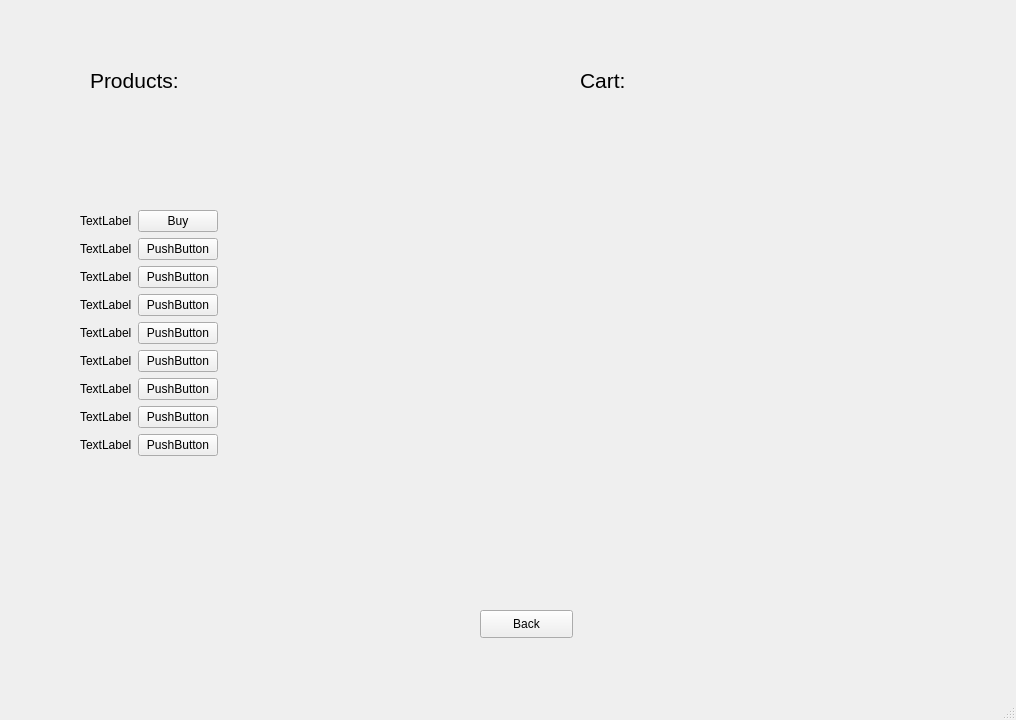
<?xml version="1.0" encoding="UTF-8"?>
<ui version="4.0">
 <class>categoryShopWindow</class>
 <widget class="QMainWindow" name="categoryShopWindow">
  <property name="geometry">
   <rect>
    <x>0</x>
    <y>0</y>
    <width>1016</width>
    <height>720</height>
   </rect>
  </property>
  <property name="windowTitle">
   <string>categoryShop</string>
  </property>
  <property name="autoFillBackground">
   <bool>false</bool>
  </property>
  <widget class="QWidget" name="centralwidget">
   <widget class="QWidget" name="verticalLayoutWidget">
    <property name="geometry">
     <rect>
      <x>80</x>
      <y>210</y>
      <width>159</width>
      <height>328</height>
     </rect>
    </property>
    <layout class="QVBoxLayout" name="verticalLayout">
     <property name="sizeConstraint">
      <enum>QLayout::SetFixedSize</enum>
     </property>
     <property name="bottomMargin">
      <number>0</number>
     </property>
     <item>
      <layout class="QHBoxLayout" name="horizontalLayout_3">
       <item>
        <widget class="QLabel" name="label_3">
         <property name="text">
          <string>TextLabel</string>
         </property>
        </widget>
       </item>
       <item>
        <widget class="QPushButton" name="pushButton_3">
         <property name="enabled">
          <bool>true</bool>
         </property>
         <property name="sizePolicy">
          <sizepolicy hsizetype="Fixed" vsizetype="Fixed">
           <horstretch>0</horstretch>
           <verstretch>0</verstretch>
          </sizepolicy>
         </property>
         <property name="text">
          <string>Buy</string>
         </property>
         <property name="checkable">
          <bool>false</bool>
         </property>
        </widget>
       </item>
      </layout>
     </item>
     <item>
      <layout class="QHBoxLayout" name="horizontalLayout_4">
       <item>
        <widget class="QLabel" name="label_4">
         <property name="text">
          <string>TextLabel</string>
         </property>
        </widget>
       </item>
       <item>
        <widget class="QPushButton" name="pushButton_4">
         <property name="text">
          <string>PushButton</string>
         </property>
        </widget>
       </item>
      </layout>
     </item>
     <item>
      <layout class="QHBoxLayout" name="horizontalLayout_5">
       <item>
        <widget class="QLabel" name="label_5">
         <property name="text">
          <string>TextLabel</string>
         </property>
        </widget>
       </item>
       <item>
        <widget class="QPushButton" name="pushButton_5">
         <property name="text">
          <string>PushButton</string>
         </property>
        </widget>
       </item>
      </layout>
     </item>
     <item>
      <layout class="QHBoxLayout" name="horizontalLayout_2">
       <item>
        <widget class="QLabel" name="label_2">
         <property name="text">
          <string>TextLabel</string>
         </property>
        </widget>
       </item>
       <item>
        <widget class="QPushButton" name="pushButton_2">
         <property name="text">
          <string>PushButton</string>
         </property>
        </widget>
       </item>
      </layout>
     </item>
     <item>
      <layout class="QHBoxLayout" name="horizontalLayout_11">
       <item>
        <widget class="QLabel" name="label_11">
         <property name="text">
          <string>TextLabel</string>
         </property>
        </widget>
       </item>
       <item>
        <widget class="QPushButton" name="pushButton_11">
         <property name="text">
          <string>PushButton</string>
         </property>
        </widget>
       </item>
      </layout>
     </item>
     <item>
      <layout class="QHBoxLayout" name="horizontalLayout_18">
       <item>
        <widget class="QLabel" name="label_18">
         <property name="text">
          <string>TextLabel</string>
         </property>
        </widget>
       </item>
       <item>
        <widget class="QPushButton" name="pushButton_18">
         <property name="text">
          <string>PushButton</string>
         </property>
        </widget>
       </item>
      </layout>
     </item>
     <item>
      <layout class="QHBoxLayout" name="horizontalLayout_15">
       <item>
        <widget class="QLabel" name="label_15">
         <property name="text">
          <string>TextLabel</string>
         </property>
        </widget>
       </item>
       <item>
        <widget class="QPushButton" name="pushButton_15">
         <property name="text">
          <string>PushButton</string>
         </property>
        </widget>
       </item>
      </layout>
     </item>
     <item>
      <layout class="QHBoxLayout" name="horizontalLayout_12">
       <item>
        <widget class="QLabel" name="label_12">
         <property name="text">
          <string>TextLabel</string>
         </property>
        </widget>
       </item>
       <item>
        <widget class="QPushButton" name="pushButton_12">
         <property name="text">
          <string>PushButton</string>
         </property>
        </widget>
       </item>
      </layout>
     </item>
     <item>
      <layout class="QHBoxLayout" name="horizontalLayout_14">
       <item>
        <widget class="QLabel" name="label_14">
         <property name="text">
          <string>TextLabel</string>
         </property>
        </widget>
       </item>
       <item>
        <widget class="QPushButton" name="pushButton_14">
         <property name="text">
          <string>PushButton</string>
         </property>
        </widget>
       </item>
      </layout>
     </item>
    </layout>
   </widget>
   <widget class="QPushButton" name="backButton">
    <property name="geometry">
     <rect>
      <x>480</x>
      <y>610</y>
      <width>93</width>
      <height>28</height>
     </rect>
    </property>
    <property name="text">
     <string>Back</string>
    </property>
   </widget>
   <widget class="QLabel" name="productsLabel">
    <property name="geometry">
     <rect>
      <x>90</x>
      <y>60</y>
      <width>151</width>
      <height>41</height>
     </rect>
    </property>
    <property name="font">
     <font>
      <pointsize>16</pointsize>
     </font>
    </property>
    <property name="text">
     <string>Products:</string>
    </property>
   </widget>
   <widget class="QLabel" name="cartLabel">
    <property name="geometry">
     <rect>
      <x>580</x>
      <y>60</y>
      <width>151</width>
      <height>41</height>
     </rect>
    </property>
    <property name="font">
     <font>
      <pointsize>16</pointsize>
     </font>
    </property>
    <property name="text">
     <string>Cart:</string>
    </property>
   </widget>
  </widget>
  <widget class="QMenuBar" name="menubar">
   <property name="geometry">
    <rect>
     <x>0</x>
     <y>0</y>
     <width>1016</width>
     <height>26</height>
    </rect>
   </property>
  </widget>
  <widget class="QStatusBar" name="statusbar"/>
 </widget>
 <resources/>
 <connections/>
</ui>
